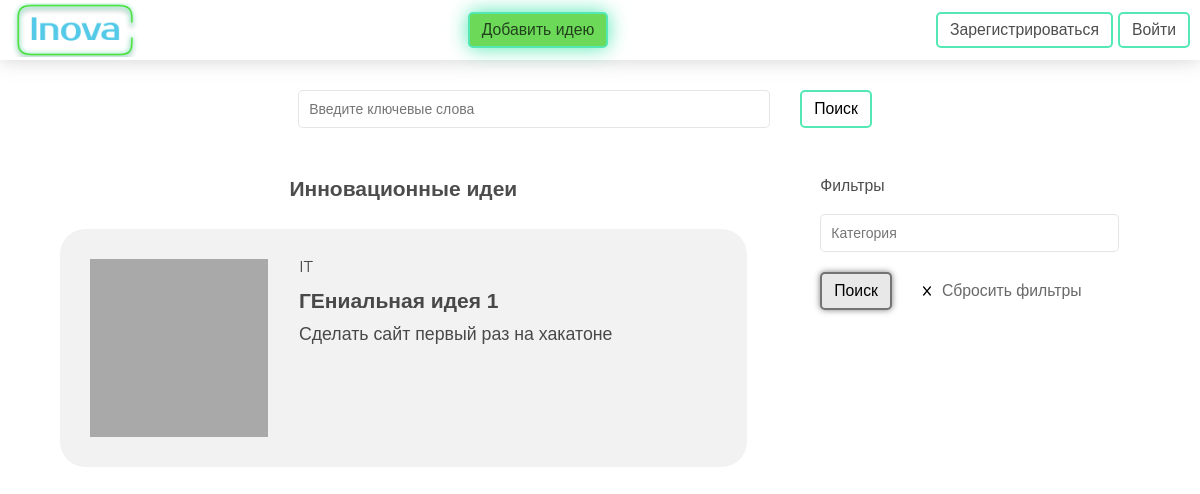
The app's page /, older data.
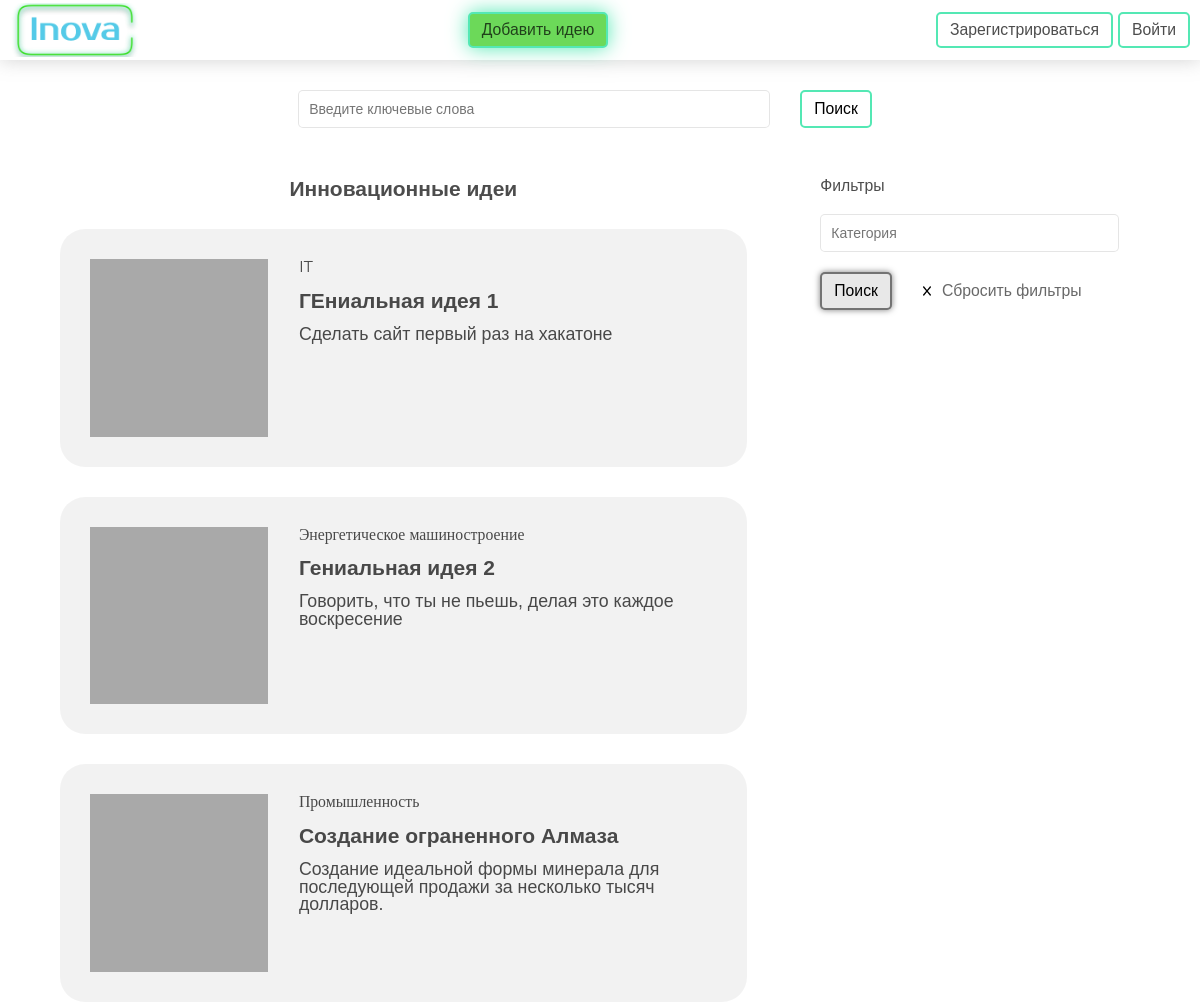
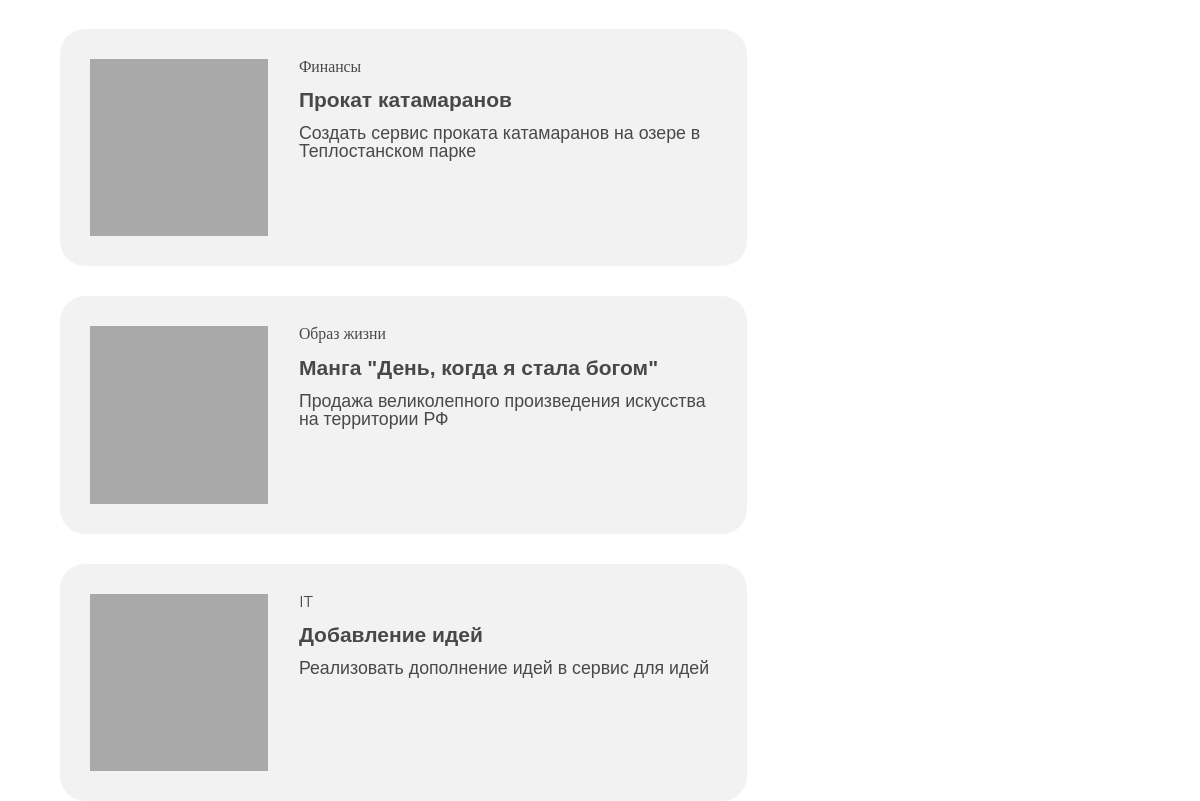
The same page, newer data (2 pictures, top to bottom).
### main/models.py (models this page shows)
class Ideas(models.Model):
    author = models.ForeignKey(CustomUser, on_delete=models.CASCADE)
    category = models.ForeignKey(Categories, on_delete=models.CASCADE, default=1)
    name = models.CharField(max_length=255)
    description = models.CharField(max_length=1024)
    release_date = models.DateTimeField(auto_now_add=True)
    moderated = models.IntegerField(default=2)
    published = models.BooleanField(default=True)

class Categories(models.Model):
    name = models.CharField(max_length=255)

### main/views.py (the view)
# urls.py: path('', views.index, name='home'),
def index(request):
    if request.headers.get('x-requested-with') == 'XMLHttpRequest':
        return JsonResponse({'data': Categories.objects.all()})
    context = {'ideas': Ideas.objects.all(), 'cat': Categories.objects.all()}
    return render(request, 'main/index.html', context)

### main/templates/main/index.html (shortened to what this page needs)
{% extends 'main/base.html' %}
{% load static %}
{% block content %}
<div class="header">
  <div class="container">
    <a href="{% url 'home' %}"  class="header__logo"></a>
    <a href="{% url 'add_idea' %}" class="header__add-project-button button">
      Добавить идею
    </a>
    {% if user.is_authenticated %}
    <div class="header__profile">
      <button class="header__profile-link">Личный кабинет</button>
      <div class="profile-dropdown">
        <a href="{% url 'profile' user.id %}" class="profile-dropdown__enter">Войти в личный кобинет</a>
        <a href="{% url 'logout' %}" class="profile-dropdown__logout">Выйти</a>
      </div>
    </div>
    {% comment %} <div class="profile-dropdown">
      <div class="profile-dropdown__enter">Войти в личный кобинет</div>
      <div class="profile-dropdown__logout">Выйти</div>
    </div> {% endcomment %}
    {% else %}
    <div class="header__buttons">
      <a href="{% url 'reg' %}" class="header__register-button button">
        Зарегистрироваться
      </a>
      <a href="{% url 'login' %}" class="header__login-button button">Войти</a>
    </div>
    {% endif %}
  </div>
</div>
<div class="search-panel">
  <div class="container">
    <input
      placeholder="Введите ключевые слова"
      type="search"
      class="search-panel__search input"
    />
    <button class="search-panel__button button">Поиск</button>
  </div>
</div>
<div class="proj">
  <div class="container">
    <div class="proj__main">
      {% if ideas %}
        <div class="proj__title">Инновационные идеи</div>
      {% else %}
        <div class="proj__title">Инновационных идей нет</div>
      {% endif %}
      {% for item in ideas %}
      <div class="proj-item">
        <a href="{% url 'ideas' item.id %}" class="proj-item__img-place">
          <div class="proj-item__img"></div>
        </a>
        <div class="proj-item__info">
          <div class="proj-item__specialization">{{item.category.name}}</div>
          <a href="{% url 'ideas' item.id %}" class="proj-item__title">
            <h1>
              {{item.name}}
            </h1>
          </a>
          <div class="proj-item__description">
            {{item.description}}
          </div>
        </div>
      </div>
      {% endfor %}
    </div>
    <div class="proj__filters filter">
      <div class="filter__title">Фильтры</div>
      <input placeholder="Категория" class="filter__need input" />
      <div class="filter__buttons">
        <button class="filter__accept button2">Поиск</button>
        <button class="filter__reset">Сбросить фильтры</button>
      </div>
    </div>
  </div>
</div>
{% endblock %}

### main/templates/main/base.html (shortened to what this page needs)
{% load static %}
<!DOCTYPE html>
<html lang="ru">
  <head>
    <link rel="stylesheet" href="{% static 'css/style.css' %}" />
  </head>
  <body>
    {% block content %}{% endblock %}
  </body>
</html>

### main/static/css/style.css (style rules this page uses)
* { padding: 0; margin: 0; border: 0; }
*, *::after, *::before { box-sizing: border-box; }
html, body { height: 100%; width: 100%; font-size: 100%; line-height: 1; font-size: 14px; -ms-text-size-adjust: 100%; -moz-text-size-adjust: 100%; -webkit-text-size-adjust: 100%; }
input, button, textarea { font-family: inherit; }
button { cursor: pointer; }
a, a:visited { text-decoration: none; color: inherit; }
h1, h2, h3, h4, h5, h6 { font-size: inherit; font-weight: 400; }
:root { --text-color: rgba(0, 0, 0, 0.7); --main-color: #54cae8; --main-color-v2: #56d1c9; --sec-color: #54e8b4; --sec-color-v2: #50de84; --alt-color: rgba(0, 0, 0, 0.5); --color-accent-fg: #0969da; --alert-color: #E92731; --alert-color-v2: #F7555D; --font-size-normal: clamp(0.625rem, 0.268rem + 1.14vw, 1.125rem); --font-size-title: clamp(1rem, 0.643rem + 1.14vw, 1.5rem); }
body { color: var(--text-color); font-family: sans-serif; font-weight: 300px; font-size: var(--font-size-normal); }
.container { max-width: 1400px; margin: 0 auto; padding: 0 10px; }
.button { border: 2px solid var(--sec-color); padding: 8px 12px; border-radius: 5px; background-color: transparent; font-size: var(--font-size-normal); transition: background 0.2s; }
.button2 { border: 2px solid var(--alt-color); padding: 8px 12px; border-radius: 5px; background-color: rgb(232, 232, 232); filter: drop-shadow(0 0 3px var(--alt-color)); font-size: var(--font-size-normal); transition: all 0.2s; }
.input { border: 1.5px solid rgba(0, 0, 0, 0.1); border-radius: 5px; padding: 10px; width: 100%; font-family: sans-serif !important; font-size: 14px; }
.header { z-index: 10; position: fixed; background: #fff; filter: drop-shadow(0 0 10px rgba(104, 104, 104, 0.3)); height: 60px; width: 100%; top: 0; }
.header .container { display: flex; justify-content: space-between; align-items: center; height: 100%; }
.header__logo { background: url(../img/logo2.png) center/100% no-repeat; width: 130px; height: 90%; }
.header__add-project-button { background: #fff; filter: drop-shadow(0 0 10px var(--sec-color)); background-color: rgb(108, 217, 89); }
.header__buttons { display: flex; gap: 5px; }
.search-panel { padding-top: 90px; }
.search-panel .container { display: flex; justify-content: center; align-items: center; gap: 30px; }
.search-panel__search { width: 40%; }
.proj { padding-top: 50px; }
.proj .container { display: flex; justify-content: space-between; }
.proj__title { text-align: center; font-size: var(--font-size-title); font-weight: 700; }
.proj__main { display: flex; flex-direction: column; gap: 30px; padding-inline: 50px; width: 66.6666%; }
.proj__filters { width: 33.3333%; }
.proj-item { padding: 30px; background-color: rgba(0, 0, 0, 0.05); display: flex; flex-grow: 1; border-radius: 25px; }
.proj-item__img-place { width: 33.3333%; padding-right: 5%; display: flex; justify-content: center; align-items: center; }
.proj-item__img { background: rgba(0, 0, 0, 0.3); width: 100%; padding-top: 100%; }
.proj-item__info { display: flex; flex-direction: column; gap: 15px; flex-grow: 1; width: 66.6666%; }
.proj-item__specialization { font-family: "Montserrat"; }
.proj-item__title h1 { font-weight: 700; font-size: var(--font-size-title); }
.proj-item__description { font-size: calc(var(--font-size-normal) + 2px); }
.filter { display: flex; flex-direction: column; gap: 20px; padding-right: 6%; padding-left: 2%; }
.filter__need { display: block; }
.filter__buttons { display: flex; gap: 50px; }
.filter__reset { background: transparent; color: rgb(104, 104, 104); position: relative; font-size: var(--font-size-normal); }
.filter__reset::before { content: ""; width: 10px; height: 10px; background: url(../img/x-solid.svg) center/80% no-repeat; position: absolute; top: 50%; left: -20px; transform: translate(0, -50%); }

Row changes from the older to the newer data that the page shows:
added Ideas: category.name "Энергетическое машиностроение", name "Гениальная идея 2", description "Говорить, что ты не пьешь, делая это каждое воскресение"
added Ideas: category.name "Промышленность", name "Создание ограненного Алмаза", description "Создание идеальной формы минерала для последующей продажи за несколько тысяч долларов."
added Ideas: category.name "Финансы", name "Прокат катамаранов", description "Создать сервис проката катамаранов на озере в Теплостанском парке"
added Ideas: category.name "Образ жизни", name "Манга \"День, когда я стала богом\"", description "Продажа великолепного произведения искусства на территории РФ"
added Ideas: category.name "IT", name "Добавление идей", description "Реализовать дополнение идей в сервис для идей"
